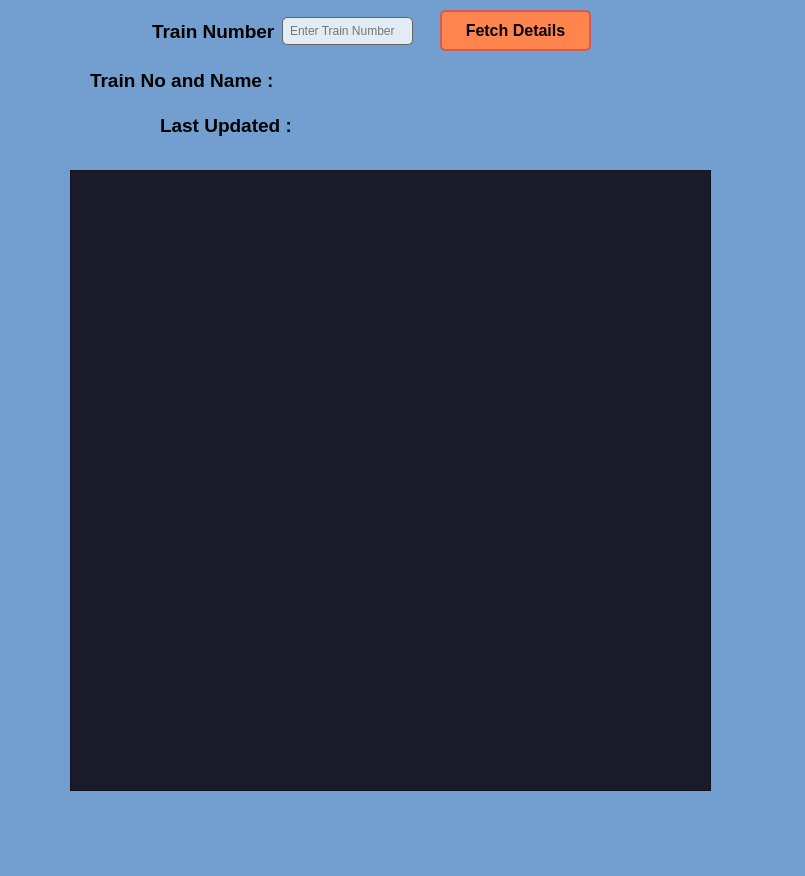
<?xml version="1.0" encoding="UTF-8"?>
<ui version="4.0">
 <class>MainWindow</class>
 <widget class="QMainWindow" name="MainWindow">
  <property name="geometry">
   <rect>
    <x>0</x>
    <y>0</y>
    <width>805</width>
    <height>876</height>
   </rect>
  </property>
  <property name="windowTitle">
   <string>MainWindow</string>
  </property>
  <property name="styleSheet">
   <string notr="true">background-color: rgb(114, 159, 207);
</string>
  </property>
  <widget class="QWidget" name="centralwidget">
   <widget class="QStatusBar" name="statusbar_2">
    <property name="geometry">
     <rect>
      <x>-70</x>
      <y>140</y>
      <width>3</width>
      <height>21</height>
     </rect>
    </property>
   </widget>
   <widget class="QTableWidget" name="tableWidget">
    <property name="geometry">
     <rect>
      <x>70</x>
      <y>170</y>
      <width>641</width>
      <height>621</height>
     </rect>
    </property>
    <property name="styleSheet">
     <string notr="true">QTableWidget {
    background-color: rgb(26,26,42); /* Cornflower Blue background */
    color: rgb(255,255,255); /* Black text */
    gridline-color: rgb(255,255,255); /* Black grid lines */
    font-family: Arial, sans-serif; /* Modern, clean font */
}
QHeaderView::section {
    background-color: rgb(65, 105, 225); /* Royal Blue header background */
    color: rgb(255,255,255); /* White text for headers */
    font-weight: bold; /* Bold text for headers */
    border: 1px solid rgb(255, 255, 255); /* White border for headers */
}
QTableWidget::item:alternate {
    background-color: rgb(173, 216, 230); /* Light Blue for alternate rows */
}

QTableWidget::item:selected {
    background-color: rgb(255, 215, 0); /* Gold for selected items */
    color: rgb(0, 0, 0); /* Black text for selected items */
}

QTableWidget::item:hover {
    background-color: rgb(135, 206, 250); /* Light Sky Blue for hovered items */
}
</string>
    </property>
    <property name="editTriggers">
     <set>QAbstractItemView::NoEditTriggers</set>
    </property>
    <attribute name="horizontalHeaderDefaultSectionSize">
     <number>108</number>
    </attribute>
   </widget>
   <widget class="QPushButton" name="pushButtonFetch">
    <property name="geometry">
     <rect>
      <x>440</x>
      <y>10</y>
      <width>151</width>
      <height>41</height>
     </rect>
    </property>
    <property name="styleSheet">
     <string notr="true">/*background-color: rgb(255, 132, 77);*/
QPushButton {
    background-color: rgb(255, 132, 77); /* Orange background */
    color: rgb(0, 0, 0); /* Black text */
    border: 2px solid rgb(205, 92, 92); /* Indian Red border */
    padding: 10px 20px; /* Padding for better appearance */
    border-radius: 5px; /* Rounded corners for a modern look */
    font-size: 16px; /* Adjust font size */
    font-weight: bold; /* Bold text */
    transition: background-color 0.3s ease, border-color 0.3s ease; /* Smooth transition */
}

QPushButton:hover {
    background-color: rgb(255, 69, 0); /* Red-Orange on hover */
}

QPushButton:focus {
    border-color: rgb(255, 255, 255); /* White border on focus */
    box-shadow: 0 0 5px rgba(255, 255, 255, 0.5); /* Optional shadow on focus */
}
</string>
    </property>
    <property name="text">
     <string>Fetch Details</string>
    </property>
   </widget>
   <widget class="QWidget" name="layoutWidget">
    <property name="geometry">
     <rect>
      <x>152</x>
      <y>11</y>
      <width>261</width>
      <height>41</height>
     </rect>
    </property>
    <layout class="QHBoxLayout" name="horizontalLayout_3">
     <item>
      <widget class="QLabel" name="label_3">
       <property name="font">
        <font>
         <pointsize>14</pointsize>
         <bold>true</bold>
        </font>
       </property>
       <property name="styleSheet">
        <string notr="true">color: rgb(0,0,0);</string>
       </property>
       <property name="text">
        <string>Train Number</string>
       </property>
      </widget>
     </item>
     <item>
      <widget class="QLineEdit" name="lineEditTrainNumber">
       <property name="toolTip">
        <string>Please Enter Valid Train No</string>
       </property>
       <property name="styleSheet">
        <string notr="true">/*background-color: rgb(158, 109, 97,0%);*/
 background-color: rgba(255, 255, 255, 0.8);
color: rgb(0, 0, 0);
border: 1px solid rgb(100, 100, 100);
 padding: 5px;
 border-radius: 5px;</string>
       </property>
       <property name="placeholderText">
        <string>Enter Train Number</string>
       </property>
      </widget>
     </item>
    </layout>
   </widget>
   <widget class="QWidget" name="layoutWidget">
    <property name="geometry">
     <rect>
      <x>160</x>
      <y>110</y>
      <width>421</width>
      <height>30</height>
     </rect>
    </property>
    <layout class="QHBoxLayout" name="horizontalLayout">
     <item>
      <widget class="QLabel" name="label">
       <property name="font">
        <font>
         <pointsize>14</pointsize>
         <bold>true</bold>
        </font>
       </property>
       <property name="styleSheet">
        <string notr="true">color: rgb(0,0,0);</string>
       </property>
       <property name="text">
        <string>Last Updated :</string>
       </property>
      </widget>
     </item>
     <item>
      <widget class="QLabel" name="labelUpdatedTime">
       <property name="font">
        <font>
         <pointsize>14</pointsize>
         <bold>true</bold>
        </font>
       </property>
       <property name="styleSheet">
        <string notr="true">color: rgb(0,0,0);</string>
       </property>
       <property name="text">
        <string/>
       </property>
      </widget>
     </item>
    </layout>
   </widget>
   <widget class="QWidget" name="layoutWidget">
    <property name="geometry">
     <rect>
      <x>90</x>
      <y>60</y>
      <width>531</width>
      <height>41</height>
     </rect>
    </property>
    <layout class="QHBoxLayout" name="horizontalLayout_2">
     <item>
      <widget class="QLabel" name="label_2">
       <property name="font">
        <font>
         <pointsize>14</pointsize>
         <bold>true</bold>
        </font>
       </property>
       <property name="styleSheet">
        <string notr="true">color: rgb(0,0,0);</string>
       </property>
       <property name="text">
        <string>Train No and Name :</string>
       </property>
      </widget>
     </item>
     <item>
      <widget class="QLabel" name="labelTrainName">
       <property name="font">
        <font>
         <pointsize>14</pointsize>
         <bold>true</bold>
        </font>
       </property>
       <property name="styleSheet">
        <string notr="true">color: rgb(0,0,0);</string>
       </property>
       <property name="text">
        <string/>
       </property>
      </widget>
     </item>
    </layout>
   </widget>
   <widget class="QLabel" name="labelCurrentDateTime">
    <property name="geometry">
     <rect>
      <x>180</x>
      <y>140</y>
      <width>441</width>
      <height>20</height>
     </rect>
    </property>
    <property name="font">
     <font>
      <pointsize>14</pointsize>
      <bold>true</bold>
     </font>
    </property>
    <property name="text">
     <string/>
    </property>
   </widget>
  </widget>
  <widget class="QMenuBar" name="menubar">
   <property name="geometry">
    <rect>
     <x>0</x>
     <y>0</y>
     <width>805</width>
     <height>22</height>
    </rect>
   </property>
  </widget>
  <widget class="QStatusBar" name="statusbar"/>
 </widget>
 <resources/>
 <connections/>
</ui>
